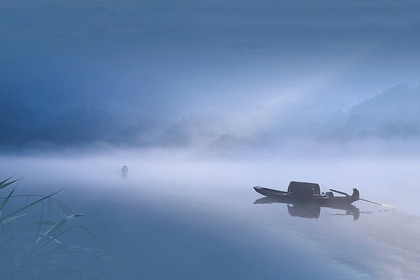
%> input picture 作业1/asset/image/color1.jpg, 420 x 280 px, shrunk from 910 x 606 before the run
$ octave test_histeq.m   (GNU Octave 9; MATLAB toolbox functions it lacks are replaced by stand-ins)
%> lines starting %> are read from the running program, lines starting %| are printed output that depends on the picture
### 作业1/code/Histogram_equalization.m
function [output] = Histogram_equalization(input_image)
%first test the image is a RGB or gray image
if numel(size(input_image)) == 3
    %this is a RGB image
    %对RGB三个通道分别进行均衡，然后合成为结果
    r=input_image(:,:,1);
    g=input_image(:,:,2);
    b=input_image(:,:,3);
    r1 = hist_equal(r);
    g1 = hist_equal(g);
    b1 = hist_equal(b);
    output = cat(3,r1,g1,b1);
else
    %this is a gray image
    [output] = hist_equal(input_image);
end
end

### 作业1/code/hist_equal.m
        function [output2] = hist_equal(input_channel)
        %you should complete this sub-function
        [height,width]=size(input_channel);
        PDF=imhist(input_channel);
        %构造累积分布直方图
        CDF=zeros(256,1);
        for i=1:256
            if i==1
                CDF(i)=PDF(i);
            else
                CDF(i)=CDF(i-1)+PDF(i);
            end
        end
        CDF=256*CDF/(height*width);
        %根据CDF进行灰度变换，从而均衡化
        output2=zeros(height,width);
        for i=1:height
            for j=1:width
                output2(i,j)=CDF(input_channel(i,j)+1);
            end
        end
        output2=uint8(output2);
        end

### 作业1/code/aver_equal.m
    function [output1,output2,output3] = aver_equal(input_channel1,input_channel2,input_channel3)
    %you should complete this sub-function
    [height,width]=size(input_channel1);
    i1=imhist(input_channel1);
    i2=imhist(input_channel2);
    i3=imhist(input_channel3);
    PDF=round((i1+i2+i3)/3);
    %构造累积分布直方图
    CDF=zeros(256,1);
    for i=1:256
        if i==1
            CDF(i)=PDF(i);
        else
            CDF(i)=CDF(i-1)+PDF(i);
        end
    end
    CDF=256*CDF/(height*width);
    %根据CDF进行灰度变换，从而均衡化
    output1=zeros(height,width);
    output2=zeros(height,width);
    output3=zeros(height,width);
    for i=1:height
        for j=1:width
            output1(i,j)=CDF(input_channel1(i,j)+1);
            output2(i,j)=CDF(input_channel2(i,j)+1);
            output3(i,j)=CDF(input_channel3(i,j)+1);
        end
    end
    output1=uint8(output1);
    output2=uint8(output2);
    output3=uint8(output3);
    end

### 作业1/code/Average_equalization.m
function [output] = Average_equalization(input_image)
%first test the image is a RGB or gray image
if numel(size(input_image)) == 3
    %this is a RGB image
    %先对RGB三个通道取平均值
    %根据平均值的直方图对三个通道进行均衡
    r=input_image(:,:,1);
    g=input_image(:,:,2);
    b=input_image(:,:,3);
    [r1,g1,b1]=aver_equal(r,g,b);
    output = cat(3,r1,g1,b1);
else
    %this is a gray image
    [output] = hist_equal(input_image);
end
end

### 作业1/code/HSV_equalization.m
function [output] = HSV_equalization(input_image)
%first test the image is a RGB or gray image
if numel(size(input_image)) == 3
    %this is a RGB image
   %先转化为HSV图像
    %对HSV图像的明度V进行均衡
    %将新的HSV图像转化为RGB图像
    hsv=rgb2hsv(input_image);
    v=hsv(:,:,3);
    v=uint8(255*v+0.5);
    v1=hist_equal(v);
    v2=im2double(v1);
    output=hsv;
    output(:,:,3)=v2;
    output=hsv2rgb(output);

else
    %this is a gray image
    [output] = hist_equal(input_image);
end
end

### 作业1/code/myrgb2hsi.m
function [output] = myrgb2hsi(input_image)
%first test the image is a RGB or gray image
if numel(size(input_image)) == 3
   input_image=im2double(input_image);
   R=input_image(:,:,1);
   G=input_image(:,:,2);
   B=input_image(:,:,3);

   angle=acos(0.5*((R-G)+(R-B))./(sqrt((R-G).^2+(R-B).*(G-B))));
   [height,width]=size(R);
   H=zeros(height,width);
   for i=1:height
       for j=1:width
           if(B(i,j)>G(i,j))
               H(i,j)=2*pi-angle(i,j);
           else
               H(i,j)=angle(i,j);
           end
       end
   end
    H = H/(2*pi);
    S=1-3.*(min(min(R,G),B))./(R+G+B);
    I=(R+G+B)/3;
    output=cat(3,H,S,I);
else
    %this is a gray image
    output = input_image;
end
end

### 作业1/code/HSI_equalization.m
function [output] = HSI_equalization(input_image)
%first test the image is a RGB or gray image
if numel(size(input_image)) == 3
    %this is a RGB image
    %先转化为HSI图像
    %对HSI图像的亮度I进行均衡
    %将新的HSI图像转化为RGB图像
    hsi=myrgb2hsi(input_image);
    i=hsi(:,:,3);
    i=uint8(255*i+0.5);
    i1=hist_equal(i);
    i2=im2double(i1);
    output=hsi;
    output(:,:,3)=i2;
    output=myhsi2rgb(output);
else
    %this is a gray image
    [output] = hist_equal(input_image);
end
end

### 作业1/code/myhsi2rgb.m
function [output] = myhsi2rgb(input_image)
%first test the image is a RGB or gray image
if numel(size(input_image)) == 3
H = input_image(:,:,1)*2*pi;
S = input_image(:,:,2);
I = input_image(:,:,3);
%转换
[m,n]=size(H);
R=zeros(m,n);
G=zeros(m,n);
B=zeros(m,n);
for i = 1:m
    for j = 1:n
        if (0<=H(i,j))&&(H(i,j)<2*pi/3)
            B(i,j)=I(i,j).*(1-S(i,j));
            R(i,j)=I(i,j).*(1+S(i,j).*cos(H(i,j))./cos(pi/3-H(i,j)));
            G(i,j)=3*I(i,j)-(R(i,j)+B(i,j));
        end
        if (2*pi/3<=H(i,j))&&(H(i,j)<4*pi/3)
            R(i,j)=I(i,j).*(1-S(i,j));
            G(i,j)=I(i,j).*(1+S(i,j).*cos(H(i,j)-2*pi/3)./cos(pi-H(i,j)));
            B(i,j)=3*I(i,j)-(R(i,j)+G(i,j));
        end
        if (4*pi/3<=H(i,j))&& (H(i,j)<2*pi)
            G(i,j)=I(i,j).*(1-S(i,j));
            B(i,j)=I(i,j).*(1+S(i,j).*cos(H(i,j)-4*pi/3)./cos(5*pi/3-H(i,j)));
            R(i,j)=3*I(i,j)-(G(i,j)+B(i,j));
        end
    end
end
output=cat(3,R,G,B);
output=uint8(output*255+0.5);
else
    %this is a gray image
    output = input_image;
end
end

### 作业1/code/test_histeq.m
% [6 lines of commented-out code are left out]
I = imread('../asset/image/color1.jpg');
%> I is the input picture: size 280x420x3 uint8; mean R, G, B 111.2, 138.3, 176.8
%I = imread('../asset/image/color2.jpg');
%I = imread('../asset/image/color3.jpg');
if numel(size(I)) == 3
    [J1]=Histogram_equalization(I);
%> in Histogram_equalization, `b=input_image(:,:,3);`:
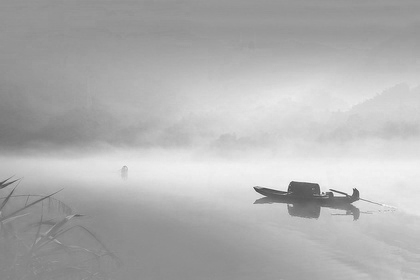
%> b: size 280x420 uint8; min 66, max 250, mean 176.8
%> in hist_equal, `PDF=imhist(input_channel);`: PDF = 256 values, max 2760 at index 71, min 0 at index 1, mean 459.4
%> after the loop in hist_equal, `for i=1:256`: CDF = 256 values from 0 to 117600
%> in hist_equal, `CDF=256*CDF/(height*width);`: CDF = 256 values from 0 to 256
%> in hist_equal (call 2), `PDF=imhist(input_channel);`: PDF = 256 values, max 3893 at index 109, min 0 at index 1, mean 459.4
%> after the loop in hist_equal (call 2), `for i=1:256`: CDF = 256 values from 0 to 117600
%> in hist_equal (call 2), `CDF=256*CDF/(height*width);`: CDF = 256 values from 0 to 256
%> after the loop in hist_equal (call 2), `for i=1:height`:
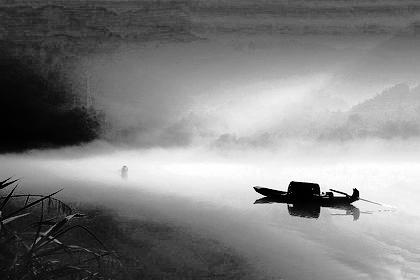
%> output2: size 280x420 double; min 0.00218, max 256, mean 129.5; drawn with min black and max white
    [J2] = Average_equalization(I);
%> in aver_equal, `i1=imhist(input_channel1);`: i1 = 256 values, max 2760 at index 71, min 0 at index 1, mean 459.4
%> in aver_equal, `i2=imhist(input_channel2);`: i2 has the same summary as PDF in hist_equal
%> in aver_equal, `i3=imhist(input_channel3);`: i3 = 256 values, max 3119 at index 150, min 0 at index 1, mean 459.4
%> in aver_equal, `PDF=round((i1+i2+i3)/3);`: PDF = 256 values, max 1512 at index 151, min 0 at index 1, mean 459.4
%> after the loop in aver_equal, `for i=1:256`: CDF = 256 values from 0 to 117598
%> in aver_equal, `CDF=256*CDF/(height*width);`: CDF = 256 values from 0 to 256
%> after the loop in aver_equal, `for i=1:height`:
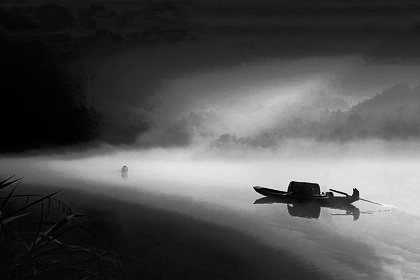
%> output1: size 280x420 double; min 0, max 250.4, mean 80.9
%> after the loop in aver_equal, `for i=1:height`:
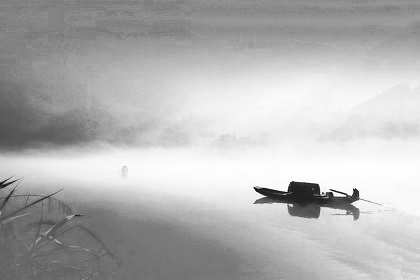
%> output3: size 280x420 double; min 8.34, max 256, mean 183.7; drawn with min black and max white
    [J3] =HSV_equalization(I);
%> in HSV_equalization, `hsv=rgb2hsv(input_image);`: hsv: size 280x420x3 double; mean H, S, V 0.601, 0.391, 0.693
%> in HSV_equalization, `output(:,:,3)=v2;`: output: size 280x420x3 double; mean H, S, V 0.601, 0.391, 0.507
    [J4] =HSI_equalization(I);
%> after the loop in myrgb2hsi, `for i=1:height`:
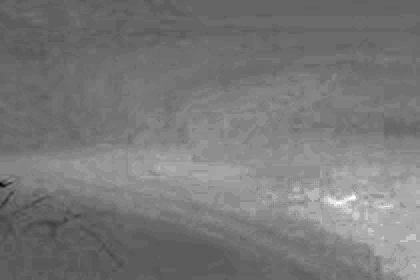
%> H: size 280x420 double; min 3.27, max 4.35, mean 3.78; drawn with min black and max white
%> after the loop in myhsi2rgb, `for i = 1:m`:
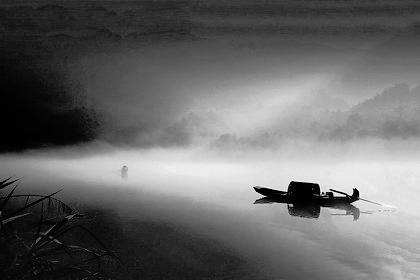
%> R: size 280x420 double; min 0, max 0.982, mean 0.412
%> in myhsi2rgb, `output=uint8(output*255+0.5);`:
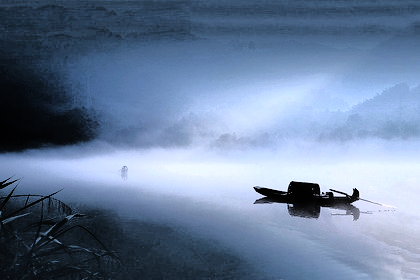
%> output: size 280x420x3 uint8; mean R, G, B 105.6, 126.1, 155.8
    [J5]=histeq(I);

    figure
    subplot(3,2, 1), imshow(I), title('原图')
    subplot(3,2, 2), imshow(J1), title('RGB均衡')
    subplot(3,2, 3), imshow(J2), title('平均RGB均衡')
    subplot(3,2, 4), imshow(J3), title('HSV均衡')
    subplot(3,2, 5), imshow(J4), title('HSI均衡')
    subplot(3,2, 6), imshow(J3), title('库函数均衡')
else
    [J1]=Histogram_equalization(I);
    [J2]=histeq(I);
    subplot(1,3, 1), imshow(I), title('原图')
    subplot(1,3, 2), imshow(J1), title('均衡')
    subplot(1,3, 3), imshow(J2), title('库函数')

end
